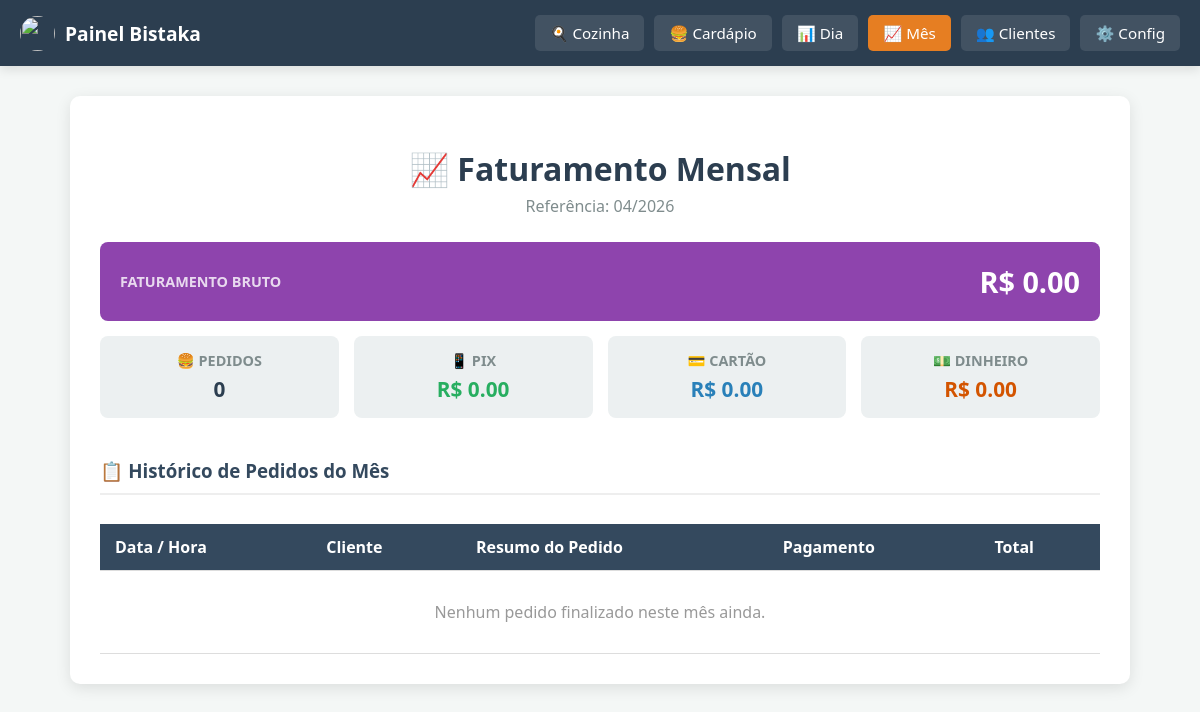
Page /admin/relatorio_mensal (signed in) on the earlier database version.
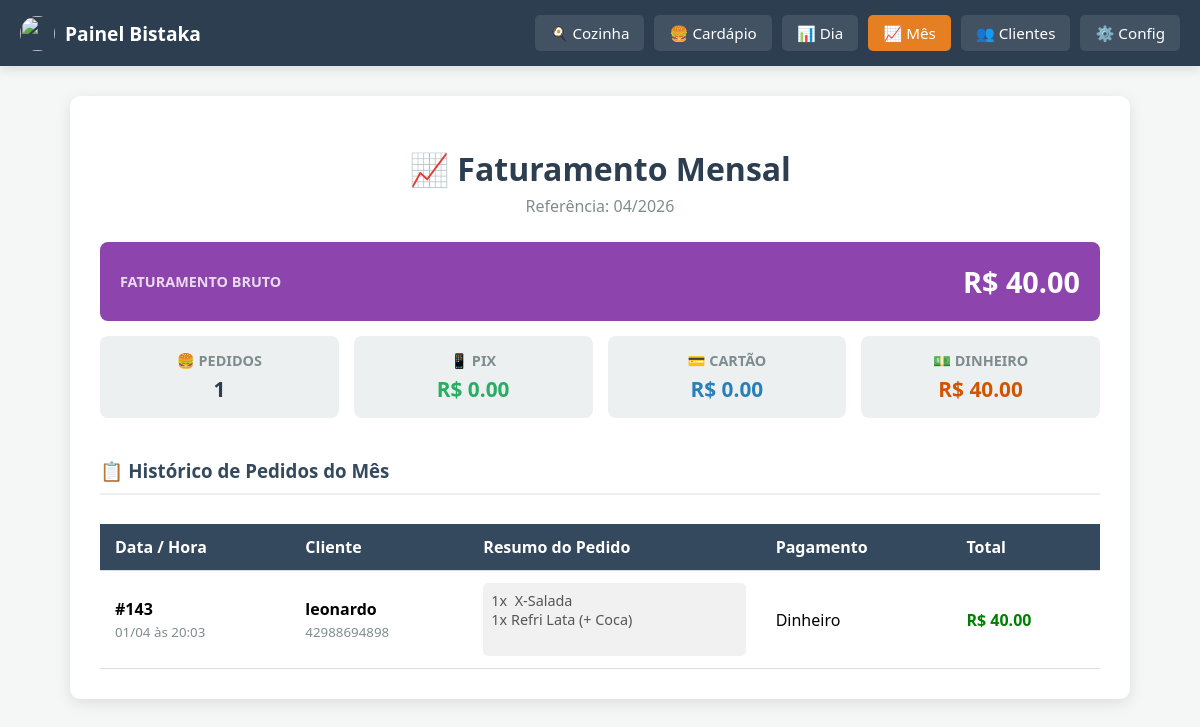
Same page on the later database version.
### tables this page shows
CREATE TABLE pedidos (
                id INTEGER PRIMARY KEY AUTOINCREMENT,
                cliente_telefone TEXT,
                itens TEXT,
                total REAL,
                data_pedido DATETIME,
                metodo_pagamento TEXT, status TEXT DEFAULT 'producao',
                FOREIGN KEY(cliente_telefone) REFERENCES clientes(telefone)
            );

CREATE TABLE clientes (
                telefone TEXT PRIMARY KEY,
                nome TEXT,
                endereco TEXT,
                bairro TEXT,
                primeiro_pedido DATETIME,
                ultimo_pedido DATETIME,
                total_gasto REAL DEFAULT 0
            );

### app.py (the view)
@app.route('/admin/relatorio_mensal')
def relatorio_mensal():
    if not session.get('logged_in'): return redirect(url_for('login'))
    conn = get_db_connection()
    mes_atual = datetime.now().strftime('%Y-%m')
    cursor = conn.execute('''
        SELECT p.*, c.nome
        FROM pedidos p
        LEFT JOIN clientes c ON p.cliente_telefone = c.telefone
        WHERE strftime('%Y-%m', p.data_pedido) = ?
        AND p.status = 'finalizado'
        ORDER BY p.data_pedido DESC
    ''', (mes_atual,))
    pedidos_mes = cursor.fetchall()
    conn.close()
    qtd_pedidos = len(pedidos_mes)
    total_bruto = sum(p['total'] for p in pedidos_mes)
    total_pix = sum(p['total'] for p in pedidos_mes if 'Pix' in p['metodo_pagamento'] or 'pix' in p['metodo_pagamento'])
    total_cartao = sum(p['total'] for p in pedidos_mes if 'Cartão' in p['metodo_pagamento'] or 'cartao' in p['metodo_pagamento'])
    total_dinheiro = sum(p['total'] for p in pedidos_mes if 'Dinheiro' in p['metodo_pagamento'] or 'dinheiro' in p['metodo_pagamento'])
    return render_template('relatorio_mensal.html',
                           mes=datetime.now().strftime('%m/%Y'),
                           qtd=qtd_pedidos, bruto=total_bruto,
                           pix=total_pix, cartao=total_cartao, dinheiro=total_dinheiro,
                           pedidos=pedidos_mes)

### app.py (called while the page is built)
def get_db_connection():
    conn = sqlite3.connect(DB_FILE)
    conn.row_factory = sqlite3.Row
    return conn

### templates/relatorio_mensal.html (shortened to what this page needs)
<!DOCTYPE html>
<html lang="pt-br">
<head>
</head>
<body>
    <nav class="admin-navbar">
        <div class="brand"><img src="/static/uploads/logo.png" style="height: 35px; width: 35px; border-radius: 50%; object-fit: cover;">Painel Bistaka</div>
        <div class="nav-links">
            <a href="/admin/dashboard">🍳 Cozinha</a>
            <a href="/admin">🍔 Cardápio</a>
            <a href="/admin/relatorio">📊 Dia</a>
            <a href="/admin/relatorio_mensal" style="background: #e67e22;">📈 Mês</a>
            <a href="/admin/clientes">👥 Clientes</a>
            <a href="/admin/configuracoes">⚙️ Config</a>
        </div>
    </nav>
    <div class="container">
        <h1>📈 Faturamento Mensal</h1>
        <p style="text-align: center; color: #7f8c8d; margin-top: 0; margin-bottom: 25px;">Referência: {{ mes }}</p>
        <div class="resumo-grid">
            <div class="card destaque">
                <span>Faturamento Bruto</span>
                <span>R$ {{ "%.2f"|format(bruto) }}</span>
            </div>
            <div class="card"><span>🍔 Pedidos</span><span>{{ qtd }}</span></div>
            <div class="card"><span>📱 Pix</span><span style="color: #27ae60;">R$ {{ "%.2f"|format(pix) }}</span></div>
            <div class="card"><span>💳 Cartão</span><span style="color: #2980b9;">R$ {{ "%.2f"|format(cartao) }}</span></div>
            <div class="card"><span>💵 Dinheiro</span><span style="color: #d35400;">R$ {{ "%.2f"|format(dinheiro) }}</span></div>
        </div>
        <h3 style="margin-top: 40px; border-bottom: 2px solid #eee; padding-bottom: 10px; color: #34495e;">📋 Histórico de Pedidos do Mês</h3>
        <div style="overflow-x: auto;">
            <table>
                <thead>
                    <tr>
                        <th>Data / Hora</th>
                        <th>Cliente</th>
                        <th>Resumo do Pedido</th>
                        <th>Pagamento</th>
                        <th>Total</th>
                    </tr>
                </thead>
                <tbody>
                    {% for p in pedidos %}
                    <tr>
                        <td>
                            <strong>#{{ p.id }}</strong><br>
                            <small style="color: #7f8c8d;">{{ p.data_pedido[8:10] }}/{{ p.data_pedido[5:7] }} às {{ p.data_pedido[11:16] }}</small>
                        </td>
                        <td>
                            <strong>{{ p.nome or 'Cliente Site' }}</strong><br>
                            <small style="color: #7f8c8d;">{{ p.cliente_telefone }}</small>
                        </td>
                        <td>
                            <div class="itens-lista">{{ p.itens }}</div>
                        </td>
                        <td>{{ p.metodo_pagamento }}</td>
                        <td style="color: green; font-weight: bold;">R$ {{ "%.2f"|format(p.total) }}</td>
                    </tr>
                    {% else %}
                    <tr>
                        <td colspan="5" style="text-align: center; padding: 30px; color: #999;">Nenhum pedido finalizado neste mês ainda.</td>
                    </tr>
                    {% endfor %}
                </tbody>
            </table>
        </div>
    </div>
</body>
</html>

### templates/relatorio_mensal.html (style rules this page uses)
body { font-family: 'Segoe UI', sans-serif; background: #f4f7f6; margin: 0; padding: 0; }
.container { max-width: 1000px; margin: 30px auto; background: white; padding: 30px; border-radius: 10px; box-shadow: 0 4px 15px rgba(0,0,0,0.1); }
h1 { text-align: center; color: #2c3e50; margin-bottom: 5px; }
.resumo-grid { display: grid; grid-template-columns: repeat(auto-fit, minmax(200px, 1fr)); gap: 15px; margin-bottom: 30px; }
.card { background: #ecf0f1; padding: 15px 20px; border-radius: 8px; font-size: 1.1rem; display: flex; flex-direction: column; align-items: center; text-align: center; }
.card span:first-child { color: #7f8c8d; font-size: 0.9rem; margin-bottom: 5px; text-transform: uppercase; font-weight: bold; }
.card span:last-child { color: #2c3e50; font-weight: bold; font-size: 1.3rem; }
.card.destaque { background: #8e44ad; color: white; grid-column: 1 / -1; flex-direction: row; justify-content: space-between; padding: 20px; font-size: 1.5rem; }
.card.destaque span:first-child { color: rgba(255,255,255,0.8); margin: 0; }
.card.destaque span:last-child { color: white; font-size: 1.8rem; }
.admin-navbar { background: #2c3e50; color: white; padding: 15px 20px; display: flex; justify-content: space-between; align-items: center; box-shadow: 0 4px 10px rgba(0,0,0,0.1); flex-wrap: wrap; gap: 10px; }
.admin-navbar .brand { font-weight: bold; font-size: 1.2rem; display: flex; align-items: center; gap: 10px; }
.admin-navbar .nav-links { display: flex; gap: 10px; flex-wrap: wrap; justify-content: center; }
.admin-navbar a { color: white; text-decoration: none; padding: 8px 15px; border-radius: 5px; background: rgba(255,255,255,0.1); transition: background 0.2s; font-size: 0.95rem; }
table { width: 100%; border-collapse: collapse; margin-top: 10px; }
th, td { padding: 12px 15px; text-align: left; border-bottom: 1px solid #ddd; }
th { background-color: #34495e; color: white; font-weight: bold; }
.itens-lista { white-space: pre-wrap; font-size: 0.9rem; color: #555; background: #f1f1f1; padding: 8px; border-radius: 5px; }

Differences in the rows shown:
added pedidos: id "143", data_pedido "01", data_pedido "04", data_pedido "20:03", nome "leonardo", cliente_telefone "42988694898", itens "1x X-Salada 1x Refri Lata (+ Coca)", metodo_pagamento "Dinheiro", total "40.00"
Other differences:
{{ "%.2f"|format(bruto) }}: "0.00" → "40.00"
{{ qtd }}: "0" → "1"
{{ "%.2f"|format(dinheiro) }}: "0.00" → "40.00"
text no longer shown: "Nenhum pedido finalizado neste mês ainda."
